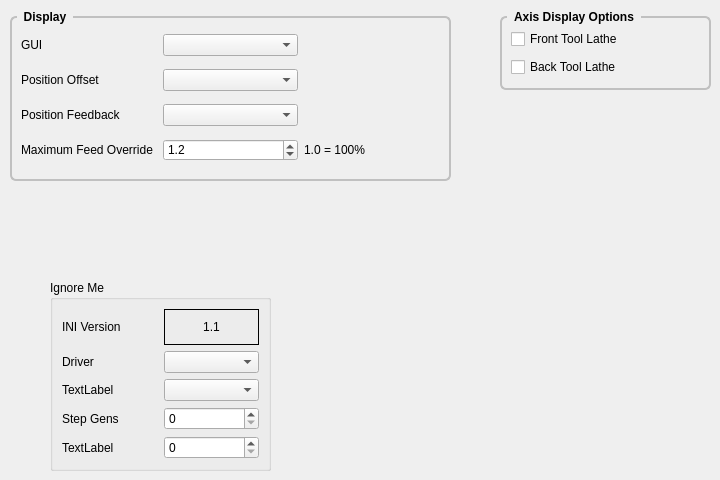
      <widget class="QWidget" name="display">
       <attribute name="title">
        <string>Display</string>
       </attribute>
       <widget class="QGroupBox" name="gridGroupBox">
        <property name="geometry">
         <rect>
          <x>500</x>
          <y>10</y>
          <width>211</width>
          <height>80</height>
         </rect>
        </property>
        <property name="styleSheet">
         <string notr="true">QGroupBox {
    font: bold;
    border: 2px solid silver;
    border-radius: 6px;
    margin-top: 6px;
}

QGroupBox::title {
    subcontrol-origin: margin;
    left: 7px;
    padding: 0px 5px 0px 5px;
}</string>
        </property>
        <property name="title">
         <string>Axis Display Options</string>
        </property>
        <layout class="QGridLayout" name="gridLayout_32">
         <item row="0" column="0">
          <widget class="QCheckBox" name="frontToolLatheCB">
           <property name="text">
            <string>Front Tool Lathe</string>
           </property>
          </widget>
         </item>
         <item row="1" column="0">
          <widget class="QCheckBox" name="backToolLatheCB">
           <property name="text">
            <string>Back Tool Lathe</string>
           </property>
          </widget>
         </item>
        </layout>
       </widget>
       <widget class="QGroupBox" name="gridGroupBox">
        <property name="geometry">
         <rect>
          <x>10</x>
          <y>10</y>
          <width>441</width>
          <height>171</height>
         </rect>
        </property>
        <property name="styleSheet">
         <string notr="true">QGroupBox {
    font: bold;
    border: 2px solid silver;
    border-radius: 6px;
    margin-top: 6px;
}

QGroupBox::title {
    subcontrol-origin: margin;
    left: 7px;
    padding: 0px 5px 0px 5px;
}</string>
        </property>
        <property name="title">
         <string>Display</string>
        </property>
        <layout class="QGridLayout" name="gridLayout_47">
         <property name="leftMargin">
          <number>9</number>
         </property>
         <property name="topMargin">
          <number>9</number>
         </property>
         <property name="rightMargin">
          <number>9</number>
         </property>
         <property name="bottomMargin">
          <number>9</number>
         </property>
         <item row="1" column="1">
          <widget class="QComboBox" name="positionOffsetCB"/>
         </item>
         <item row="2" column="1">
          <widget class="QComboBox" name="positionFeedbackCB"/>
         </item>
         <item row="3" column="1">
          <widget class="QDoubleSpinBox" name="maxFeedOverrideSB">
           <property name="decimals">
            <number>1</number>
           </property>
           <property name="maximum">
            <double>2.000000000000000</double>
           </property>
           <property name="singleStep">
            <double>0.100000000000000</double>
           </property>
           <property name="value">
            <double>1.200000000000000</double>
           </property>
          </widget>
         </item>
         <item row="0" column="0">
          <widget class="QLabel" name="label_40">
           <property name="text">
            <string>GUI</string>
           </property>
          </widget>
         </item>
         <item row="1" column="0">
          <widget class="QLabel" name="label_41">
           <property name="text">
            <string>Position Offset</string>
           </property>
          </widget>
         </item>
         <item row="0" column="1">
          <widget class="QComboBox" name="guiCB"/>
         </item>
         <item row="2" column="0">
          <widget class="QLabel" name="label_42">
           <property name="text">
            <string>Position Feedback</string>
           </property>
          </widget>
         </item>
         <item row="3" column="0">
          <widget class="QLabel" name="label_9">
           <property name="text">
            <string>Maximum Feed Override</string>
           </property>
          </widget>
         </item>
         <item row="3" column="2">
          <widget class="QLabel" name="label_179">
           <property name="text">
            <string>1.0 = 100%</string>
           </property>
          </widget>
         </item>
        </layout>
       </widget>
       <widget class="QGroupBox" name="groupBox">
        <property name="geometry">
         <rect>
          <x>50</x>
          <y>280</y>
          <width>221</width>
          <height>191</height>
         </rect>
        </property>
        <property name="title">
         <string>Ignore Me</string>
        </property>
        <layout class="QGridLayout" name="gridLayout_50">
         <item row="0" column="0">
          <widget class="QLabel" name="label_33">
           <property name="text">
            <string>INI Version</string>
           </property>
          </widget>
         </item>
         <item row="1" column="1">
          <widget class="QComboBox" name="driverCB"/>
         </item>
         <item row="1" column="0">
          <widget class="QLabel" name="label_30">
           <property name="text">
            <string>Driver</string>
           </property>
          </widget>
         </item>
         <item row="2" column="0">
          <widget class="QLabel" name="label_35">
           <property name="text">
            <string>TextLabel</string>
           </property>
          </widget>
         </item>
         <item row="0" column="1">
          <widget class="QLabel" name="versionLE">
           <property name="frameShape">
            <enum>QFrame::Box</enum>
           </property>
           <property name="text">
            <string>1.1</string>
           </property>
           <property name="alignment">
            <set>Qt::AlignCenter</set>
           </property>
          </widget>
         </item>
         <item row="3" column="0">
          <widget class="QLabel" name="label_36">
           <property name="text">
            <string>Step Gens</string>
           </property>
          </widget>
         </item>
         <item row="2" column="1">
          <widget class="QComboBox" name="boardCB"/>
         </item>
         <item row="3" column="1">
          <widget class="QSpinBox" name="stepgensSB"/>
         </item>
         <item row="4" column="0">
          <widget class="QLabel" name="label_46">
           <property name="text">
            <string>TextLabel</string>
           </property>
          </widget>
         </item>
         <item row="4" column="1">
          <widget class="QSpinBox" name="sserialSB"/>
         </item>
        </layout>
       </widget>
      </widget>
